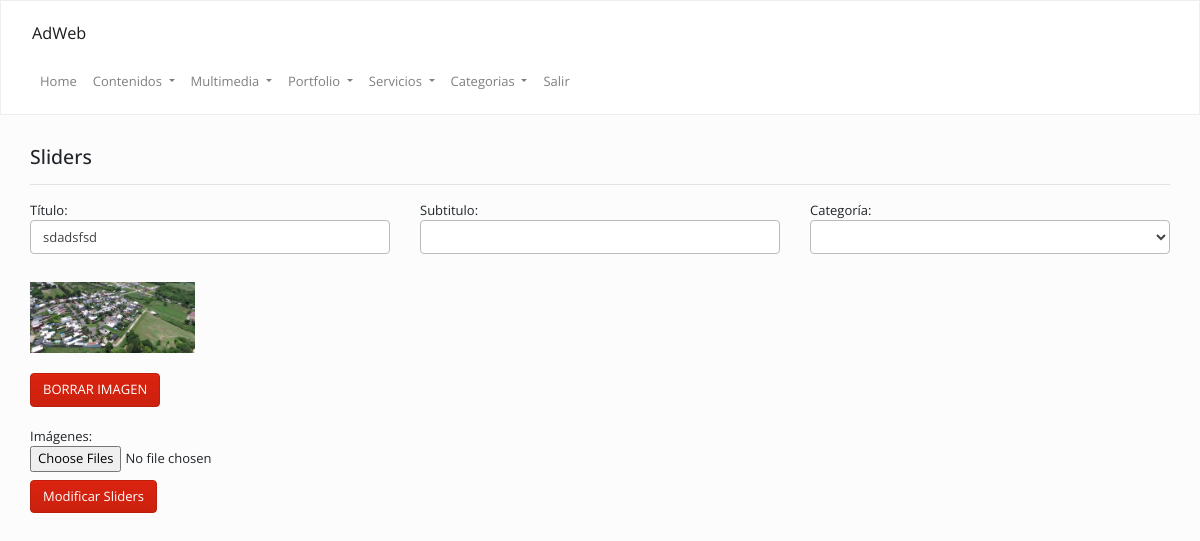
The app's page /admin/index.php?op=sliders&accion=modificar&cod=4c5b330616 (signed in) with its own data.
### tables this page shows
CREATE TABLE `sliders` (
  `id` int(11) NOT NULL,
  `cod` varchar(255) DEFAULT NULL,
  `titulo` text,
  `subtitulo` text,
  `categoria` varchar(255) NOT NULL,
  `fecha` date DEFAULT NULL
);

CREATE TABLE `imagenes` (
  `id` int(11) NOT NULL,
  `ruta` varchar(255) NOT NULL,
  `cod` varchar(255) NOT NULL
);

### Config/Autoload.php (called while the page is built, shortened)
<?php
class autoload
{
    public static function runAdmin()
    {
        spl_autoload_register(
            function ($clase)
            {
                $ruta = str_replace("\\", "/", $clase) . ".php";
            }
        );
    }
}

### Clases/Conexion.php (called while the page is built, shortened)
<?php namespace Clases;
class Conexion
{
    private $datos = array("host"=> "localhost","user"=> "root","pass"=> "","db"  => "gema_desarrollos");
    private $con;
    public function __construct()
    {
        $this->con = mysqli_connect($this->datos["host"], $this->datos["user"], $this->datos["pass"], $this->datos["db"]);
        mysqli_set_charset($this->con,'utf8');
    }
    public function sqlReturn($query)
    {
        $dato = $this->con->query($query);
        return $dato;
    }
}

### Clases/Sliders.php (called while the page is built, shortened)
<?php
class Sliders
{
    public $cod;
    private $con;
    public function __construct()
    {
        $this->con = new Conexion();
    }
    public function view()
    {
        $sql   = "SELECT * FROM `sliders` WHERE cod = '{$this->cod}' ORDER BY id DESC";
        $notas = $this->con->sqlReturn($sql);
        $row   = mysqli_fetch_assoc($notas);
        return $row;
    }
}

### Clases/Imagenes.php (the view, shortened to what this page needs)
<?php
class Imagenes
{
    public $link;
    public $cod;
    private $con;
    public function __construct()
    {
        $this->con = new Conexion();
    }
    public function imagenesAdmin()
    {
        $sql      = "SELECT * FROM `imagenes` WHERE cod = '{$this->cod}' ORDER BY id DESC";
        $imagenes = $this->con->sqlReturn($sql);
        while ($row = mysqli_fetch_assoc($imagenes)) {
            echo "<div class='col-md-2 mb-20 mt-20'>";
            echo "<img src='../" . $row["ruta"] . "' width='100%'  class='mb-20' />";
            echo "<a href='" . URL . "/index.php?op={$this->link}&cod=" . $row["cod"] . "&borrarImg=" . $row["id"] . "' class='btn btn-primary'>BORRAR IMAGEN</a>";
            echo "</div>";
        };
    }
}

### admin/inc/sliders/modificar.php (shortened to what this page needs)
<?php
$sliders = new Clases\Sliders();
$imagenes= new Clases\Imagenes();
$cod     = $funciones->antihack_mysqli(isset($_GET["cod"]) ? $_GET["cod"] : '');
$sliders->set("cod", $cod);
$slide = $sliders->view();
$imagenes->set("cod", $slide["cod"]);
$imagenes->set("link", "sliders&accion=modificar");
?>
<div class="col-md-12 ">
    <h4>
        Sliders
    </h4>
    <hr/>
    <form method="post" class="row" enctype="multipart/form-data">
        <label class="col-md-4">
            Título:<br/>
            <input type="text" value="<?=$slide["titulo"]?>" name="titulo">
        </label>
        <label class="col-md-4">
            Subtitulo:<br/>
            <input type="text" value="<?=$slide["subtitulo"]?>" name="subtitulo">
        </label>
        <label class="col-md-4">Categoría:<br/>
            <select name="categoria">
            </select>
        </label>
        <div class="col-md-12">
            <div class="row">
                <?php
                $imagenes->imagenesAdmin();
                ?>
            </div>
        </div>
        <label class="col-md-12">
            Imágenes:<br/>
            <input type="file" id="file" name="files[]" multiple="multiple" accept="image/*" />
        </label>
        <br/>
        <div class="col-md-12">
            <input type="submit" class="btn btn-primary" name="agregar" value="Modificar Sliders" />
        </div>
    </form>
</div>

### admin/css/style.css (style rules this page uses)
.mt-20 { margin-top: 20px !important; }
.mb-20 { margin-bottom: 20px !important; }

### records on screen
sliders: titulo "sdadsfsd"
imagenes: ruta (picture)
